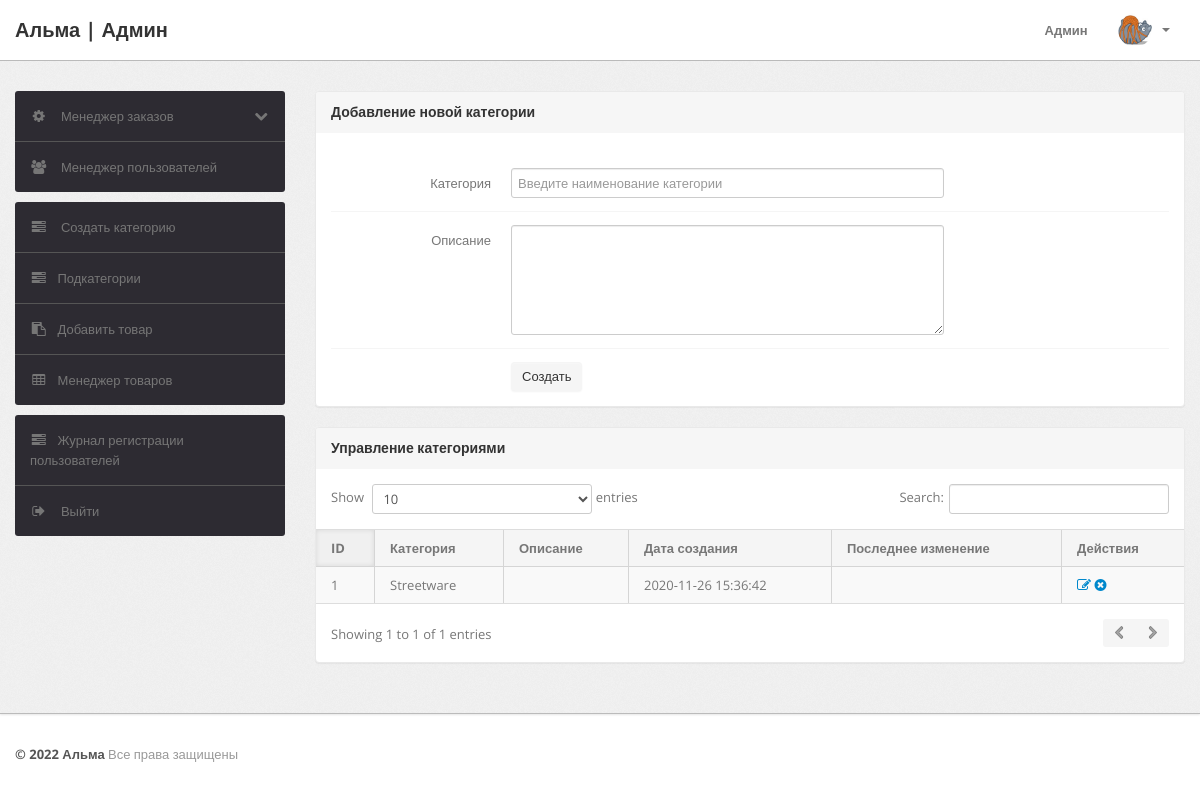
/admin/category.php (signed in), run on an earlier commit of the app's database.
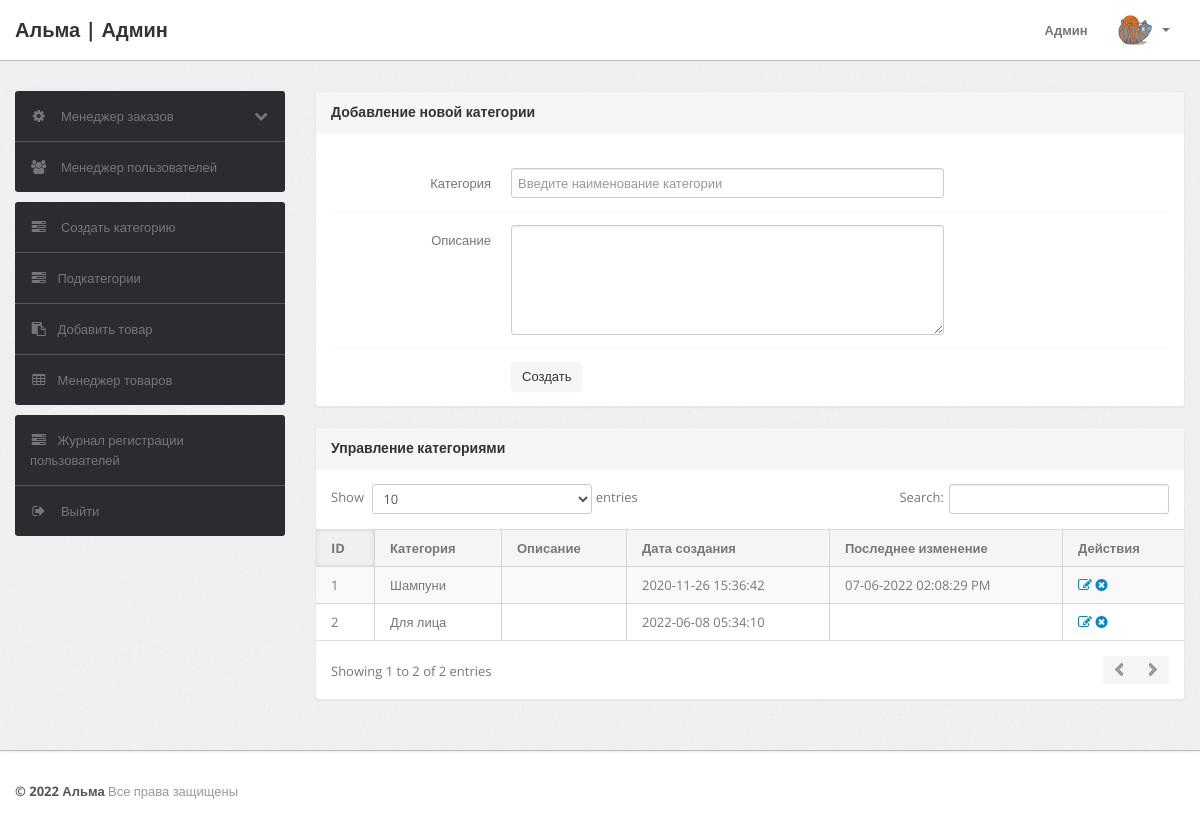
And on a later commit of the database.
### tables this page shows
CREATE TABLE `category` (
  `id` int(11) NOT NULL,
  `categoryName` varchar(255) DEFAULT NULL,
  `categoryDescription` longtext,
  `creationDate` timestamp NOT NULL DEFAULT CURRENT_TIMESTAMP,
  `updationDate` varchar(255) DEFAULT NULL
);

### admin/category.php (the view, shortened to what this page needs)
<?php
include('include/config.php');
if(strlen($_SESSION['alogin'])==0)
	{
header('location:index.php');
}
else{
?>
<!DOCTYPE html>
<html lang="ru">
<head>
	<link type="text/css" href="bootstrap/css/bootstrap.min.css" rel="stylesheet">
	<link type="text/css" href="bootstrap/css/bootstrap-responsive.min.css" rel="stylesheet">
	<link type="text/css" href="css/theme.css" rel="stylesheet">
	<link type="text/css" href="images/icons/css/font-awesome.css" rel="stylesheet">
</head>
<body>
<?php include('include/header.php');?>
	<div class="wrapper">
		<div class="container">
			<div class="row">
<?php include('include/sidebar.php');?>
			<div class="span9">
					<div class="content">
						<div class="module">
							<div class="module-head">
								<h3>Добавление новой категории</h3>
							</div>
							<div class="module-body">
									<br />
			<form class="form-horizontal row-fluid" name="Category" method="post" >
<div class="control-group">
<label class="control-label" for="basicinput">Категория</label>
<div class="controls">
<input type="text" placeholder="Введите наименование категории"  name="category" class="span8 tip" required>
</div>
</div>
<div class="control-group">
											<label class="control-label" for="basicinput">Описание</label>
											<div class="controls">
												<textarea class="span8" name="description" rows="5"></textarea>
											</div>
										</div>
	<div class="control-group">
											<div class="controls">
												<button type="submit" name="submit" class="btn">Создать</button>
											</div>
										</div>
									</form>
							</div>
						</div>
	<div class="module">
							<div class="module-head">
								<h3>Управление категориями</h3>
							</div>
							<div class="module-body table">
								<table cellpadding="0" cellspacing="0" border="0" class="datatable-1 table table-bordered table-striped	 display" width="100%">
									<thead>
										<tr>
											<th>ID</th>
											<th>Категория</th>
											<th>Описание</th>
											<th>Дата создания</th>
											<th>Последнее изменение</th>
											<th>Действия</th>
										</tr>
									</thead>
									<tbody>
<?php $query=mysqli_query($con,"select * from category");
$cnt=1;
while($row=mysqli_fetch_array($query))
{
?>
										<tr>
											<td><?php echo htmlentities($cnt);?></td>
											<td><?php echo htmlentities($row['categoryName']);?></td>
											<td><?php echo htmlentities($row['categoryDescription']);?></td>
											<td> <?php echo htmlentities($row['creationDate']);?></td>
											<td><?php echo htmlentities($row['updationDate']);?></td>
											<td>
											<a href="edit-category.php?id=<?php echo $row['id']?>" ><i class="icon-edit"></i></a>
											<a href="category.php?id=<?php echo $row['id']?>&del=delete" onClick="return confirm('Вы уверены, что хотите удалить категорию?')"><i class="icon-remove-sign"></i></a></td>
										</tr>
										<?php $cnt=$cnt+1; } ?>
								</table>
							</div>
						</div>
					</div>
				</div>
			</div>
		</div>
	</div>
<?php include('include/footer.php');?>
</body>
<?php } ?>

What changed in the data, as far as the page shows it:
changed category: categoryName "Streetware" → "Шампуни"; updationDate (not shown) → "07-06-2022 02:08:29 PM"
added category: categoryName "Для лица", creationDate "2022-06-08 05:34:10"
Also different on the page:
text written by a page script: "Show entries Search: Showing 1 to 1 of 1 entries" → "Show entries Search: Showing 1 to 2 of 2 entries"
